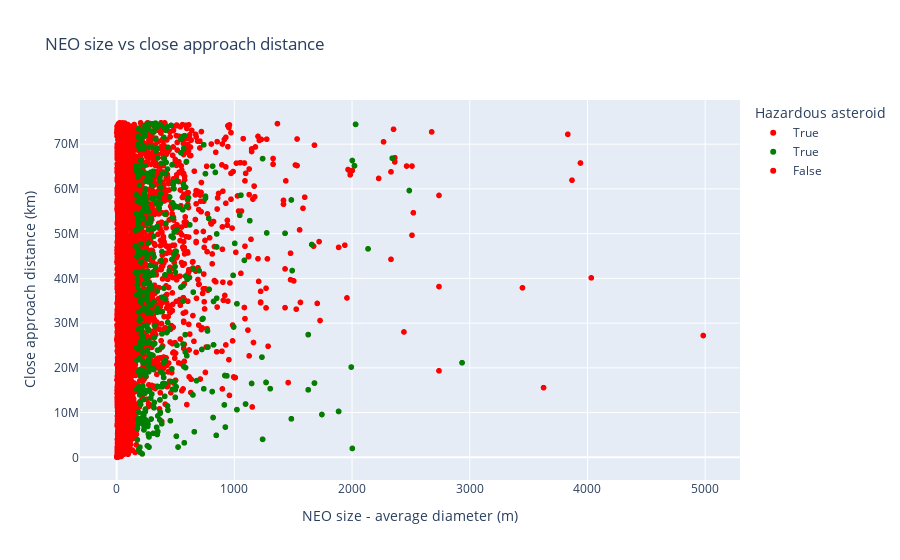

Here is the notebook cell this chart was saved with:
### Markdown cell above
#### Task 4.2, 4.3 & 4,4:
- (Create a scatter plot of the correlation between NEO size and close approach distance.)
- Customize the appearance of your plots (e.g., colors, labels, titles).
- Create interactive visualizations using a library like Plotly. For example, create an interactive scatter plot where you can hover over each point to see more information about the NEO. **Be creative!**

### Code cell
only_approach_df = neo_df[['dist', 'neo name', 'abs magnitude', 'hazardous']]
# print(average_size_df)
# print(only_approach_df)

# both_frames = only_approach_df.join(average_size_df)

# fig = px.scatter(x=both_frames['average_size'].to_numpy(), y=both_frames['dist'].to_numpy())

# use plotly express for interactive scatterplot
fig = px.scatter(full_relevant_approach_df, x='estimated_diameter.meters.estimated_diameter_avg', y='miss_distance.kilometers', color='is_potentially_hazardous_asteroid', 
                #  color_discrete_map={
                # "True": "red",
                # "False": "blue"},
                 color_discrete_sequence=["red", "green"],
                 hover_data=['close_approach_date', 'orbiting_body', 'relative_velocity.kilometers_per_second', 'name', 'absolute_magnitude_h', 'estimated_diameter.meters.estimated_diameter_min', 'estimated_diameter.meters.estimated_diameter_max'], 
                 labels={
                     "estimated_diameter.meters.estimated_diameter_avg": "NEO size - average diameter (m)",
                     "miss_distance.kilometers": "Close approach distance (km)",
                 },
                 title="NEO size vs close approach distance")
# fig = px.scatter(both_frames, x='average_size', y='dist', hover_data=['neo name', 'abs magnitude', 'hazardous'])
fig.update_layout(legend_title="Hazardous asteroid")
fig.show()

# export for viewing
fig.write_html("neo_size_vs_close_approach_distance.html")

### Figure 1 — Plotly figure (JSON) as saved in the notebook; plotly's stock layout.template omitted (floating-point values rounded to 4 significant figures; data arrays with more than 128 entries replaced by an {"elided": "..."} marker saying what was removed)
{"data": [{"customdata": {"elided": "508x7 mixed values"}, "hovertemplate": "is_potentially_hazardous_asteroid=True<br>NEO size - average diameter (m)=%{x}<br>Close approach distance (km)=%{y}<br>close_approach_date=%{customdata[0]}<br>orbiting_body=%{customdata[1]}<br>relative_velocity.kilometers_per_second=%{customdata[2]}<br>name=%{customdata[3]}<br>absolute_magnitude_h=%{customdata[4]}<br>estimated_diameter.meters.estimated_diameter_min=%{customdata[5]}<br>estimated_diameter.meters.estimated_diameter_max=%{customdata[6]}<extra></extra>", "legendgroup": "True", "marker": {"color": "red", "symbol": "circle"}, "mode": "markers", "name": "True", "showlegend": true, "type": "scattergl", "x": {"elided": "513 float values"}, "xaxis": "x", "y": {"elided": "513 float values"}, "yaxis": "y"}, {"customdata": {"elided": "580x7 mixed values"}, "hovertemplate": "is_potentially_hazardous_asteroid=False<br>NEO size - average diameter (m)=%{x}<br>Close approach distance (km)=%{y}<br>close_approach_date=%{customdata[0]}<br>orbiting_body=%{customdata[1]}<br>relative_velocity.kilometers_per_second=%{customdata[2]}<br>name=%{customdata[3]}<br>absolute_magnitude_h=%{customdata[4]}<br>estimated_diameter.meters.estimated_diameter_min=%{customdata[5]}<br>estimated_diameter.meters.estimated_diameter_max=%{customdata[6]}<extra></extra>", "legendgroup": "False", "marker": {"color": "red", "symbol": "circle"}, "mode": "markers", "name": "False", "showlegend": true, "type": "scattergl", "x": {"elided": "6406 float values"}, "xaxis": "x", "y": {"elided": "6406 float values"}, "yaxis": "y"}, {"customdata": {"elided": "453x7 mixed values"}, "hovertemplate": "is_potentially_hazardous_asteroid=True<br>NEO size - average diameter (m)=%{x}<br>Close approach distance (km)=%{y}<br>close_approach_date=%{customdata[0]}<br>orbiting_body=%{customdata[1]}<br>relative_velocity.kilometers_per_second=%{customdata[2]}<br>name=%{customdata[3]}<br>absolute_magnitude_h=%{customdata[4]}<br>estimated_diameter.meters.estimated_diameter_min=%{customdata[5]}<br>estimated_diameter.meters.estimated_diameter_max=%{customdata[6]}<extra></extra>", "legendgroup": "True", "marker": {"color": "green", "symbol": "circle"}, "mode": "markers", "name": "True", "showlegend": true, "type": "scattergl", "x": {"elided": "453 float values"}, "xaxis": "x", "y": {"elided": "453 float values"}, "yaxis": "y"}], "layout": {"legend": {"title": {"text": "Hazardous asteroid"}, "tracegroupgap": 0}, "title": {"text": "NEO size vs close approach distance"}, "xaxis": {"anchor": "y", "domain": [0, 1], "title": {"text": "NEO size - average diameter (m)"}}, "yaxis": {"anchor": "x", "domain": [0, 1], "title": {"text": "Close approach distance (km)"}}}}
